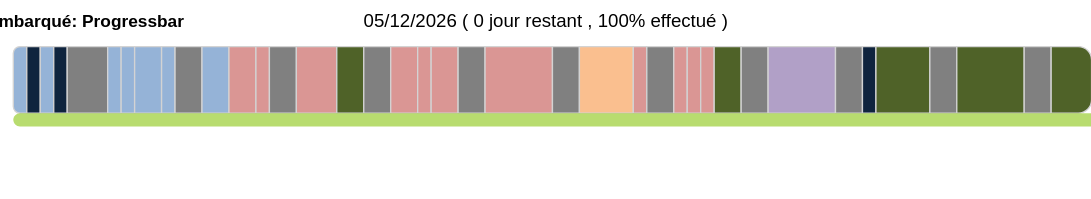

Here is the Vega-Lite specification saved for this chart:
### Vega specification from a JSON file in a GitHub repository (floating-point values rounded to 4 significant figures)
{"$schema": "https://vega.github.io/schema/vega/v5.json", "width": 800, "height": 130, "padding": 10, "title": {"text": "Formation C/C++ Embarqué: Progressbar"}, "signals": [{"name": "currentDate", "update": "now()"}, {"name": "currentDay", "update": "date(currentDate)"}, {"name": "currentMonth", "update": "month(currentDate)"}, {"name": "currentYear", "update": "year(currentDate)"}, {"name": "today", "update": "utc(currentYear, currentMonth, currentDay)"}, {"name": "startDate", "update": "utc(2022,10,7)"}, {"name": "endDate", "update": "utc(2023,0,25)"}, {"name": "days", "update": "utcSequence('day', startDate, utcOffset('day', endDate))"}, {"name": "module", "update": "data('currentModule')[0]"}, {"name": "daysRemaining", "update": "length(utcSequence('day', today, utcOffset('day',endDate))) - (length(data('joursRepos'))>0?data('joursRepos')[0].total:0)"}, {"name": "progressPercent", "update": "min(1,scale('x',today)/width)"}], "data": [{"name": "dates", "format": {"parse": {"debut": "utc:%Y-%m-%d", "fin": "utc:%Y-%m-%d"}}, "values": [{"debut": "2022-11-7", "fin": "2022-11-7", "module": "Algorithmie", "code": 9601, "type": "Environnement", "enseignant": "Didier Razon"}, {"debut": "2022-11-8", "fin": "2022-11-8", "module": "Rôle et comportement du consultant", "code": 6480, "type": "Comportement", "enseignant": "Sylvie Deprez"}, {"debut": "2022-11-9", "fin": "2022-11-9", "module": "Algorithmie", "code": 8082, "type": "Environnement", "enseignant": "Didier Razon"}, {"debut": "2022-11-10", "fin": "2022-11-10", "module": "Rôle et comportement du consultant", "code": 3930, "type": "Comportement", "enseignant": "Sylvie Deprez"}, {"debut": "2022-11-11", "fin": "2022-11-13", "module": "Week-end", "code": 0, "type": "Repos", "enseignant": ""}, {"debut": "2022-11-14", "fin": "2022-11-14", "module": "Présentation Linux", "code": 2467, "type": "Environnement", "enseignant": "Steeve Assous"}, {"debut": "2022-11-15", "fin": "2022-11-15", "module": "Commandes Linux", "code": 7591, "type": "Environnement", "enseignant": "Steeve Assous"}, {"debut": "2022-11-16", "fin": "2022-11-17", "module": "Shell Script", "code": 4980, "type": "Environnement", "enseignant": "Steeve Assous"}, {"debut": "2022-11-18", "fin": "2022-11-18", "module": "Administration Linux", "code": 1797, "type": "Environnement", "enseignant": "Marc Brayer"}, {"debut": "2022-11-19", "fin": "2022-11-20", "module": "Week-end", "code": 0, "type": "Repos", "enseignant": ""}, {"debut": "2022-11-21", "fin": "2022-11-22", "module": "Administration Linux", "code": 1797, "type": "Environnement", "enseignant": "Marc Brayer"}, {"debut": "2022-11-23", "fin": "2022-11-24", "module": "GIT", "code": 2190, "type": "Développement", "enseignant": "Steeve Assous"}, {"debut": "2022-11-25", "fin": "2022-11-25", "module": "Programmation C", "code": 9443, "type": "Développement", "enseignant": "Steeve Assous"}, {"debut": "2022-11-26", "fin": "2022-11-27", "module": "Week-end", "code": 0, "type": "Repos", "enseignant": ""}, {"debut": "2022-11-28", "fin": "2022-11-30", "module": "Programmation C", "code": 9443, "type": "Développement", "enseignant": "Steeve Assous"}, {"debut": "2022-12-01", "fin": "2022-12-02", "module": "Projet C", "code": 7509, "type": "Projet", "enseignant": "Steeve Assous"}, {"debut": "2022-12-03", "fin": "2022-12-04", "module": "Week-end", "code": 0, "type": "Repos", "enseignant": ""}, {"debut": "2022-12-05", "fin": "2022-12-06", "module": "Introduction au processus de test dans le développement logiciel", "code": 6096, "type": "Développement", "enseignant": "Khouloud Mejdoub"}, {"debut": "2022-12-07", "fin": "2022-12-07", "module": "Dev. Open Source", "code": 7468, "type": "Développement", "enseignant": "Steeve Assous"}, {"debut": "2022-12-08", "fin": "2022-12-09", "module": "C Vers C++ 11", "code": 4332, "type": "Développement", "enseignant": "Steeve Assous"}, {"debut": "2022-12-10", "fin": "2022-12-11", "module": "Week-end", "code": 0, "type": "Repos", "enseignant": ""}, {"debut": "2022-12-12", "fin": "2022-12-16", "module": "C Vers C++ 11", "code": 4332, "type": "Développement", "enseignant": "Steeve Assous"}, {"debut": "2022-12-17", "fin": "2022-12-18", "module": "Week-end", "code": 0, "type": "Repos", "enseignant": ""}, {"debut": "2022-12-19", "fin": "2022-12-22", "module": "Temps Réel", "code": 6944, "type": "Temps Réel", "enseignant": "Albert Pais"}, {"debut": "2022-12-23", "fin": "2022-12-23", "module": "C Vers C++ 11", "code": 9142, "type": "Développement", "enseignant": "Steeve Assous"}, {"debut": "2022-12-24", "fin": "2022-12-25", "module": "Week-end", "code": 0, "type": "Repos", "enseignant": ""}, {"debut": "2022-12-26", "fin": "2022-12-26", "module": "C Vers C++ 11", "code": 9142, "type": "Développement", "enseignant": "Steeve Assous"}, {"debut": "2022-12-27", "fin": "2022-12-27", "module": "Sqlite", "code": 5512, "type": "Développement", "enseignant": "Steeve Assous"}, {"debut": "2022-12-28", "fin": "2022-12-28", "module": "Debug", "code": 1202, "type": "Développement", "enseignant": "Steeve Assous"}, {"debut": "2022-12-29", "fin": "2022-12-30", "module": "Projet C++", "code": 1893, "type": "Projet", "enseignant": "Steeve Assous"}, {"debut": "2022-12-31", "fin": "2023-01-01", "module": "Week-end", "code": 0, "type": "Repos", "enseignant": ""}, {"debut": "2023-01-02", "fin": "2023-01-06", "module": "Linux Embarqué", "code": 2688, "type": "Embarqué", "enseignant": "Marc Brayer"}, {"debut": "2023-01-07", "fin": "2023-01-08", "module": "Week-end", "code": 0, "type": "Repos", "enseignant": ""}, {"debut": "2023-01-09", "fin": "2023-01-09", "module": "Présenter ses nouvelles compétences", "code": 3426, "type": "Comportement", "enseignant": "Sylvie Deprez"}, {"debut": "2023-01-10", "fin": "2023-01-13", "module": "Projet Final & Soutenance", "code": 2139, "type": "Projet", "enseignant": "Steeve Assous"}, {"debut": "2023-01-14", "fin": "2023-01-15", "module": "Week-end", "code": 0, "type": "Repos", "enseignant": ""}, {"debut": "2023-01-16", "fin": "2023-01-20", "module": "Projet Final & Soutenance", "code": 2139, "type": "Projet", "enseignant": "Steeve Assous"}, {"debut": "2023-01-21", "fin": "2023-01-22", "module": "Week-end", "code": 0, "type": "Repos", "enseignant": ""}, {"debut": "2023-01-23", "fin": "2023-01-25", "module": "Projet Final & Soutenance", "code": 2139, "type": "Projet", "enseignant": "Steeve Assous"}], "transform": [{"type": "formula", "expr": "time(datum.debut)", "as": "debut"}, {"type": "formula", "expr": "time(datum.fin)", "as": "fin"}]}, {"name": "currentModule", "source": "dates", "transform": [{"type": "filter", "expr": "datum.debut<=today && datum.fin>=today"}]}, {"name": "joursRepos", "source": "dates", "transform": [{"type": "filter", "expr": "datum.type==='Repos' && today <= datum.fin"}, {"type": "formula", "expr": "length(utcSequence('day', (today>datum.debut ? today : datum.debut), utcOffset('day',datum.fin)))", "as": "nb"}, {"type": "aggregate", "fields": ["nb"], "ops": ["sum"], "as": ["total"]}]}], "scales": [{"name": "x", "type": "linear", "domain": {"data": "dates", "fields": ["debut", "fin"]}, "zero": false, "range": "width"}, {"name": "type", "type": "ordinal", "domain": {"data": "dates", "field": "type"}, "range": ["#95b3d7", "#0f243e", "gray", "#da9694", "#4f6228", "#fabf8f", "#b1a0c7"]}], "legends": [{"fill": "type", "direction": "horizontal", "orient": "bottom"}], "marks": [{"type": "rect", "from": {"data": "dates"}, "encode": {"enter": {"yc": {"value": 50}, "height": {"value": 50}, "x": {"field": "debut", "scale": "x"}, "x2": {"signal": "utcOffset('day',datum.fin)", "scale": "x"}, "cornerRadiusTopLeft": [{"test": "datum.debut === startDate", "value": 10}], "cornerRadiusBottomLeft": [{"test": "datum.fin === startDate", "value": 10}], "cornerRadiusTopRight": [{"test": "datum.fin === endDate", "value": 10}], "cornerRadiusBottomRight": [{"test": "datum.fin === endDate", "value": 10}], "stroke": {"value": "lightgray"}, "tooltip": {"signal": "{'module':datum.module, 'type':datum.type, 'code':datum.code, 'enseignant':datum.enseignant, 'début':timeFormat(datum.debut, '%d/%m'), 'fin':timeFormat(datum.fin , '%d/%m')}"}}, "update": {"fill": {"field": "type", "scale": "type"}}, "hover": {"fill": {"value": "greenyellow"}}}}, {"type": "rect", "interactive": false, "encode": {"enter": {"y": {"value": 75}, "height": {"value": 10}, "x": {"signal": "startDate", "scale": "x"}, "x2": {"signal": "today", "scale": "x"}, "cornerRadius": {"value": 10}, "fill": {"value": "yellowGreen"}, "fillOpacity": {"value": 0.7}}}}, {"type": "rect", "from": {"data": "currentModule"}, "interactive": false, "encode": {"enter": {"yc": {"value": 50}, "height": {"value": 60}, "x": {"signal": "today", "scale": "x"}, "x2": {"signal": "utcOffset('day',today)", "scale": "x"}, "cornerRadius": {"value": 10}, "fill": {"field": "type", "scale": "type"}}}}, {"type": "text", "encode": {"enter": {"yc": {"value": 10}, "xc": {"signal": "width", "mult": 0.5}, "align": {"value": "center"}, "fontSize": {"value": 14}, "text": {"signal": "timeFormat(today,'%d/%m/%Y')+' ( '+daysRemaining+' jour'+(daysRemaining>1?'s':'')+' restant , '+format(progressPercent,'.0%')+' effectué )'"}}}}, {"type": "text", "encode": {"enter": {"yc": {"value": 100}, "x": {"signal": "width", "mult": 0.5}, "fontSize": {"value": 14}, "fontWeight": {"value": "bold"}, "align": {"value": "right"}, "text": [{"test": "module.type != 'Repos'", "value": ["Code:", "Module:", "Enseignant(e):"]}, {"value": "Module:"}]}}}, {"type": "text", "encode": {"enter": {"yc": {"value": 100}, "x": {"signal": "width", "mult": 0.5}, "fontSize": {"value": 14}, "align": {"value": "left"}, "text": [{"test": "module.type != 'Repos'", "signal": "[module.code, module.module, module.enseignant]"}, {"signal": "module.module"}]}}}]}
